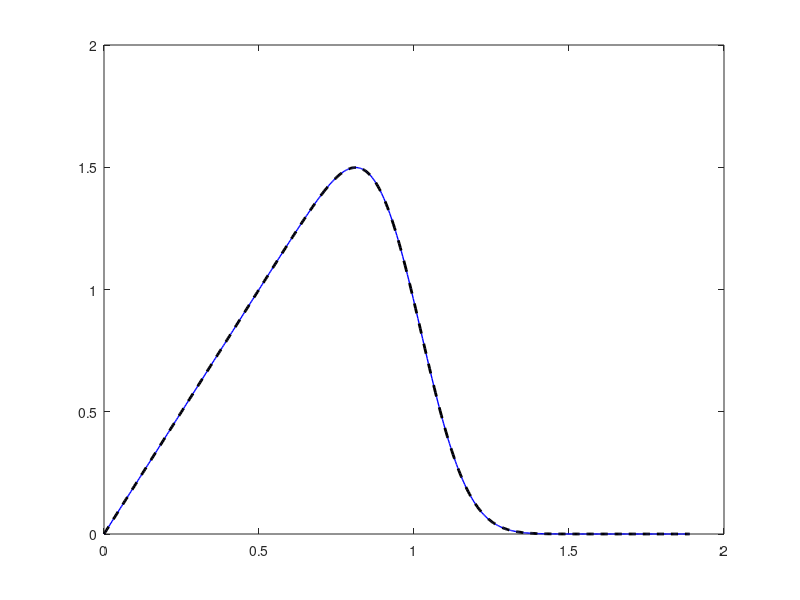

This figure's MATLAB source:
%--------------------------------------------------------------------------
%   This code repository accompanies the following academic publication:
%   Gregor Dumphart, Johannes Sager, Armin Wittneben,
%   "Load Modulation for Backscatter Communication: Channel Capacity and
%   Capacity-Approaching Finite Constellations."
%   arXiv preprint arXiv:2207.08100, July 2022.  
%   Available online at (open access): https://arxiv.org/abs/2207.08100
%
%   Coded by: Gregor Dumphart (gregord.research@gmail.com), July 2022,
%   ETH Zurich (D-ITET, Wireless Communications Group), Switzerland.
%   BSD 3-Clause License applies. Copyright (c) 2022, Gregor Dumphart.
%--------------------------------------------------------------------------

clear all

SNR_dB = 15;
SNR = 10.^(SNR_dB / 10);

% solution with double integral
resolution = 501;
bVal = linspace(0, 1 + 5/sqrt(SNR), resolution);
db = (max(bVal) - min(bVal)) / (resolution-1);
fb_over_b = nan(1,resolution);
for nb = 1 : resolution
   b = bVal(nb);
   kernel_a = @(a) 2*SNR * 2*a .* exp(-SNR*(a - b).^2) .* besseli(0, 2*SNR*(a.*b), 1); % for scaling details see: help besseli
   fb_over_b(nb) = integral(kernel_a, 0, 1);
end
h_y = log2(2*pi) - sum(bVal .* fb_over_b .* log2(fb_over_b)) * db;
R_ME_DoubleIntegral = log2(SNR/(pi*exp(1))) + h_y

fb = bVal .* fb_over_b;

% plot it
figure(7777), clf
plot(bVal, fb, 'b', 'LineWidth', 1), hold on

% try out the analytical solution for f_b from Shamai (33)
fb_analytical = nan(size(fb));
for nb = 1 : resolution
  b = bVal(nb);
  fb_analytical(nb) = 2*b * (1 - marcumq(b*sqrt(2*SNR),sqrt(2*SNR)));
end

% plot it
plot(bVal, fb_analytical, 'k--', 'LineWidth', 2)

% this seems to work! calculate rate directly with that:
fb_over_b = @(b) 2*(1 - marcumq(b*sqrt(2*SNR),sqrt(2*SNR)));
kernel_b = @(b) b .* fb_over_b(b) .* log2(fb_over_b(b));
h_y = log2(2*pi) - integral(kernel_b, 0, 1 + 5/sqrt(SNR));
R_ME = log2(SNR/(pi*exp(1))) + h_y
